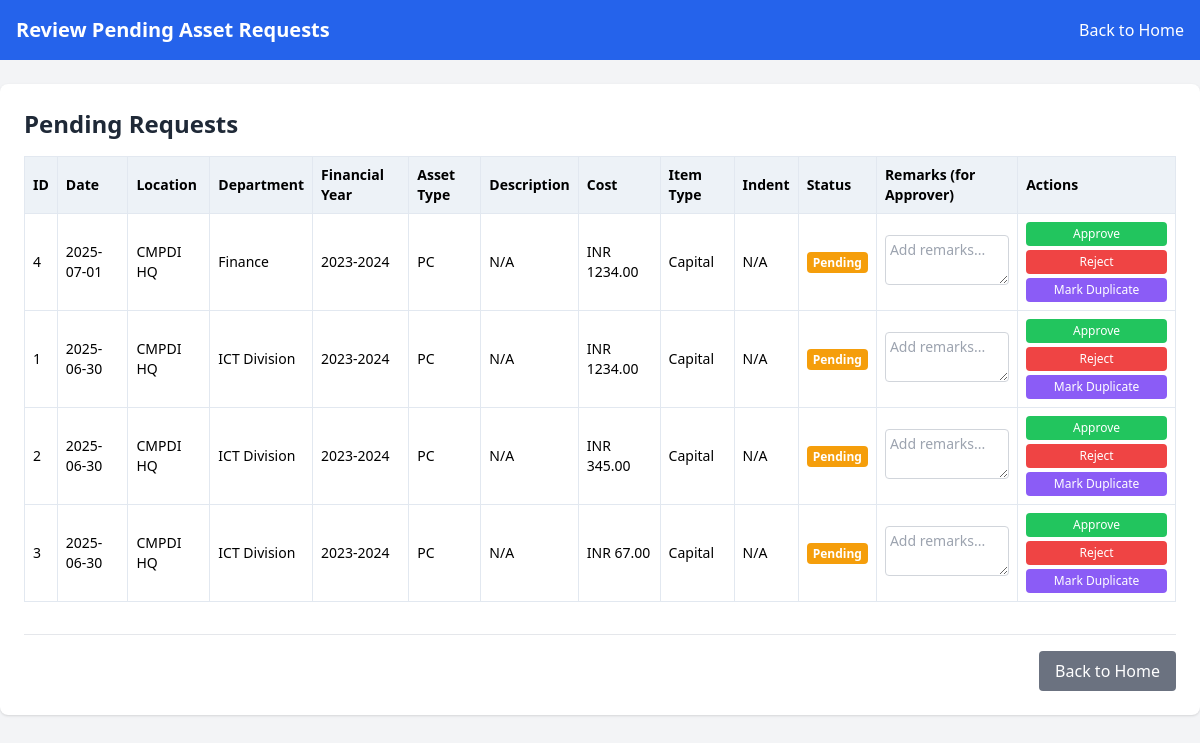
Screenshot of /requests/review/ (signed in) with the database file from the repository.
### baseapp/models.py (models this page shows, shortened)
class AssetRequest(models.Model):
    ITEM_TYPE_CHOICES = [
        ('capital', 'Capital'),
        ('revenue', 'Revenue'),
    ]
    location = models.ForeignKey(Location, on_delete=models.CASCADE)
    department = models.ForeignKey(Department, on_delete=models.CASCADE)
    financial_year = models.CharField(max_length=9)
    asset_type = models.ForeignKey(Category, on_delete=models.CASCADE)
    description = models.TextField(blank=True, null=True)
    estimated_cost = models.DecimalField(max_digits=12, decimal_places=2)
    item_type = models.CharField(max_length=10, choices=ITEM_TYPE_CHOICES)
    date = models.DateField(default=timezone.now)
    status = models.CharField(
        max_length=20,
        choices=STATUS_CHOICES,
        default='pending'
    )
    remarks = models.TextField(blank=True, null=True)
    indent_file = models.FileField(upload_to='uploads/', blank=True, null=True)
    annexure_x = models.FileField(upload_to='uploads/', blank=True, null=True)
    annexure_y = models.FileField(upload_to='uploads/', blank=True, null=True)
    gem_file = models.FileField(upload_to='uploads/', blank=True, null=True)

class Location(models.Model):
    name = models.CharField(max_length=100, unique=True)
    address = models.TextField(blank=True, null=True)
    city = models.CharField(max_length=100, blank=True, null=True)
    state = models.CharField(max_length=100, blank=True, null=True)
    pincode = models.CharField(max_length=10, blank=True, null=True)
    faxcode = models.CharField(max_length=20, blank=True, null=True)
    email = models.EmailField(blank=True, null=True)

class Department(models.Model):
    name = models.CharField(max_length=100, unique=True)
    code = models.CharField(max_length=10, unique=True)
    location = models.ForeignKey(Location, on_delete=models.CASCADE, related_name='departments')

class Category(models.Model):
    name = models.CharField(max_length=100, unique=True)

### baseapp/views.py (the view, shortened to what this page needs)
# urls.py: path('requests/review/', views.review_requests_view, name='review_requests'),
@login_required
@user_passes_test(is_approver, login_url='/login/')
def review_requests_view(request):
    pending_requests = AssetRequest.objects.filter(status='pending').select_related('location', 'department', 'asset_type').order_by('-date')
    context = {
        'pending_requests': pending_requests,
        'STATUS_CHOICES': STATUS_CHOICES
    }
    return render(request, 'review_requests.html', context)

### baseapp/views.py (called while the page is built)
def is_approver(user):
    return user.groups.filter(name='Approvers').exists()

### baseapp/templates/review_requests.html (shortened to what this page needs)
{% load static %}
<!DOCTYPE html>
<html lang="en">
<head>
    <script src="https://cdn.tailwindcss.com"></script>
</head>
<body class="bg-gray-100 font-sans">
<nav class="bg-blue-600 p-4 flex justify-between items-center">
    <h1 class="text-white font-bold text-xl">Review Pending Asset Requests</h1>
    <a href="{% url 'home' %}" class="text-white hover:underline">Back to Home</a>
</nav>
<div class="max-w-7xl mx-auto p-6 mt-6 bg-white rounded-lg shadow">
    <h2 class="text-2xl font-bold text-gray-800 mb-4">Pending Requests</h2>
    {% if pending_requests %}
        <div class="overflow-x-auto">
            <table class="w-full text-sm">
                <thead>
                    <tr>
                        <th>ID</th>
                        <th>Date</th>
                        <th>Location</th>
                        <th>Department</th>
                        <th>Financial Year</th>
                        <th>Asset Type</th>
                        <th>Description</th>
                        <th>Cost</th>
                        <th>Item Type</th>
                        <th>Indent</th>
                        <th>Status</th>
                        <th>Remarks (for Approver)</th>
                        <th>Actions</th>
                    </tr>
                </thead>
                <tbody>
                    {% for request_item in pending_requests %}
                        <tr>
                            <td>{{ request_item.id }}</td>
                            <td>{{ request_item.date|date:"Y-m-d" }}</td>
                            <td>{{ request_item.location.name }}</td>
                            <td>{{ request_item.department.name }}</td>
                            <td>{{ request_item.financial_year }}</td>
                            <td>{{ request_item.asset_type.name }}</td>
                            <td>{{ request_item.description|default:"N/A" }}</td>
                            <td>INR {{ request_item.estimated_cost|floatformat:2 }}</td>
                            <td>{{ request_item.get_item_type_display }}</td>
                            <td>
                                {% if request_item.indent_file %}
                                    <a href="{{ request_item.indent_file.url }}" target="_blank" class="text-blue-600 hover:underline">View</a>
                                {% else %}
                                    N/A
                                {% endif %}
                            </td>
                            <td>
                                <span class="status-tag status-{{ request_item.status }}">
                                    {{ request_item.get_status_display }}
                                </span>
                            </td>
                            <td>
                                <textarea name="remarks_field" form="action_form_{{ request_item.id }}"
                                          class="remarks-textarea" placeholder="Add remarks..."></textarea>
                            </td>
                            <td>
                                <form method="POST" action="{% url 'review_requests' %}" id="action_form_{{ request_item.id }}" class="inline-block">
                                    <button type="submit" name="action" value="approve" class="bg-green-500 text-white px-2 py-1 rounded text-xs hover:bg-green-600 w-full mb-1">Approve</button>
                                    <button type="submit" name="action" value="reject" class="bg-red-500 text-white px-2 py-1 rounded text-xs hover:bg-red-600 w-full mb-1">Reject</button>
                                    <button type="submit" name="action" value="mark_duplicate" class="bg-violet-500 text-white px-2 py-1 rounded text-xs hover:bg-violet-600 w-full">Mark Duplicate</button>
                                </form>
                            </td>
                        </tr>
                    {% endfor %}
                </tbody>
            </table>
        </div>
    {% else %}
        <p class="text-gray-600">No pending asset requests to review.</p>
    {% endif %}
    <div class="mt-8 pt-4 border-t border-gray-200 flex justify-end">
        <a href="{% url 'home' %}" class="bg-gray-500 text-white px-4 py-2 rounded hover:bg-gray-600">Back to Home</a>
    </div>
</div>
</body>
</html>

### baseapp/templates/review_requests.html (style rules this page uses)
table { border-collapse: collapse; width: 100%; }
th, td { border: 1px solid #e2e8f0; padding: 8px; text-align: left; }
th { background-color: #edf2f7; }
.status-tag { padding: 2px 6px; border-radius: 4px; font-size: 0.75rem; font-weight: bold; color: white; text-transform: capitalize; }
.status-pending { background-color: #f59e0b; }
.remarks-textarea { width: 100%; min-height: 40px; padding: 4px; border: 1px solid #d1d5db; border-radius: 4px; font-size: 0.875rem; resize: vertical; box-sizing: border-box; }

### rows the page displays
AssetRequest: id "4", date "2025-07-01", location.name "CMPDI HQ", department.name "Finance", financial_year "2023-2024", asset_type.name "PC", description "N/A", estimated_cost "1234.00", item_type "Capital", indent_file "N/A", status "Pending", remarks_field "Add remarks..."
AssetRequest: id "1", date "2025-06-30", location.name "CMPDI HQ", department.name "ICT Division", financial_year "2023-2024", asset_type.name "PC", description "N/A", estimated_cost "1234.00", item_type "Capital", indent_file "N/A", status "Pending", remarks_field "Add remarks..."
AssetRequest: id "2", date "2025-06-30", location.name "CMPDI HQ", department.name "ICT Division", financial_year "2023-2024", asset_type.name "PC", description "N/A", estimated_cost "345.00", item_type "Capital", indent_file "N/A", status "Pending", remarks_field "Add remarks..."
AssetRequest: id "3", date "2025-06-30", location.name "CMPDI HQ", department.name "ICT Division", financial_year "2023-2024", asset_type.name "PC", description "N/A", estimated_cost "67.00", item_type "Capital", indent_file "N/A", status "Pending", remarks_field "Add remarks..."
